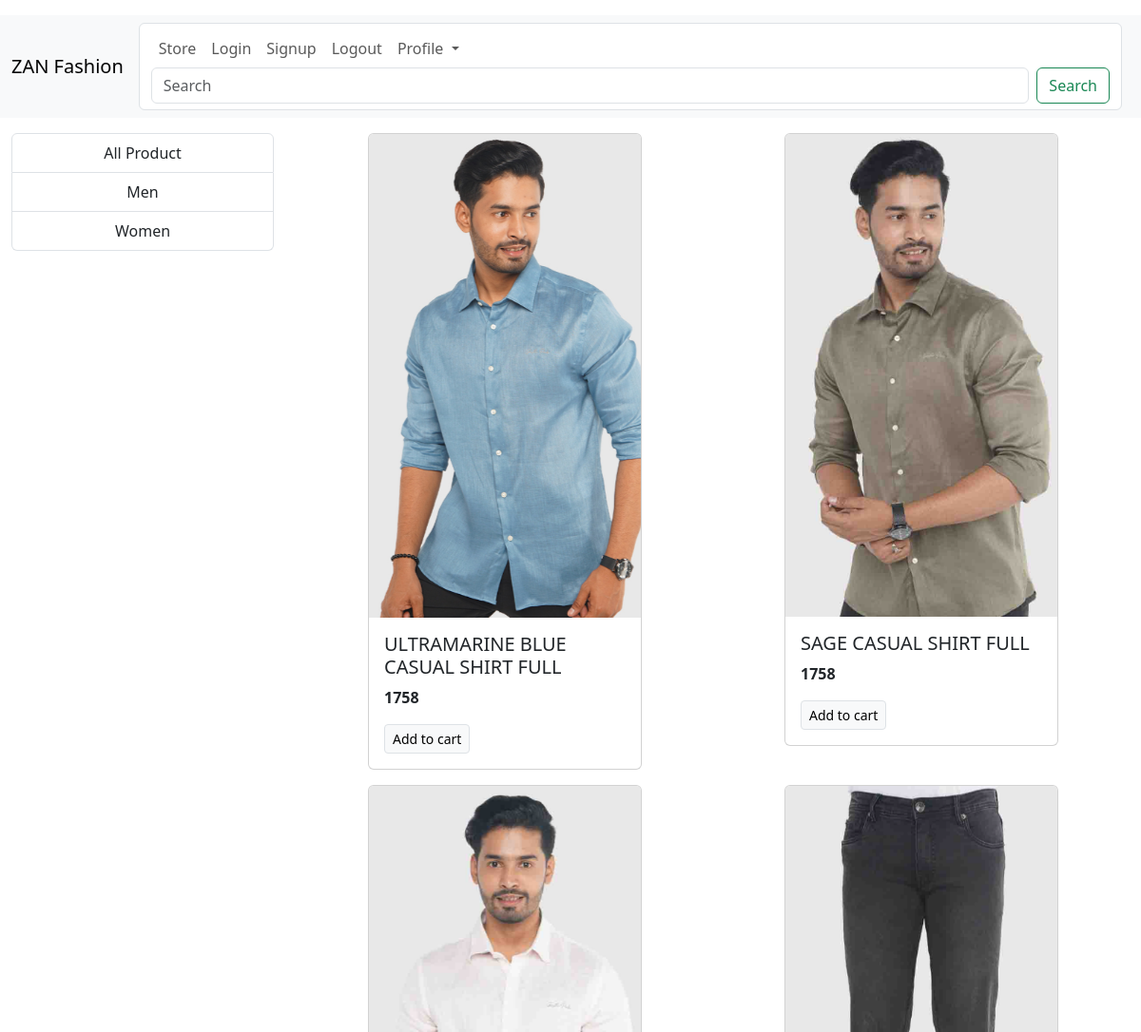
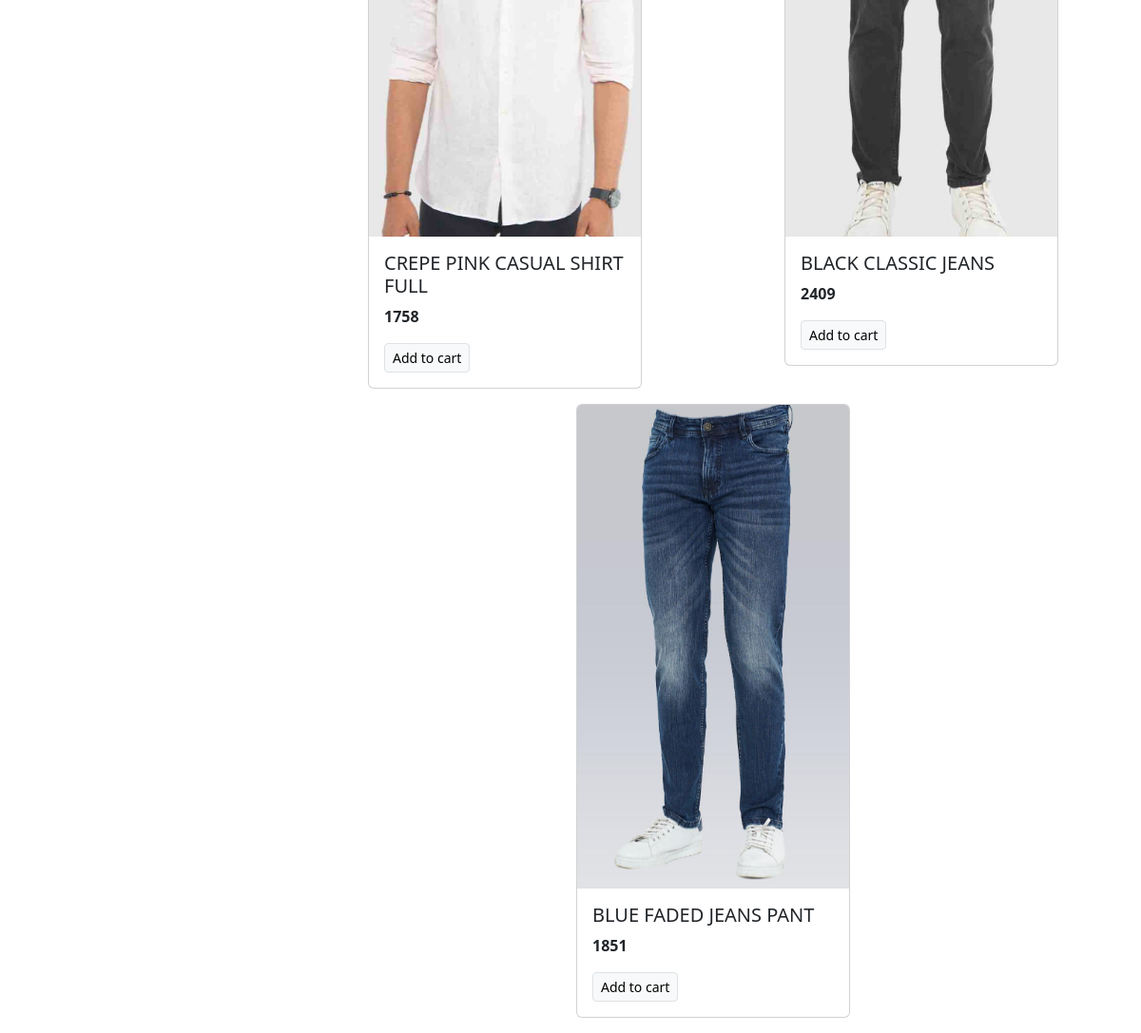
/?category=1, run on the app's committed database (2 pictures, top to bottom).
### store/models/category.py (models this page shows, shortened)
class category(models.Model):
    name = models.CharField(max_length=20)
    @staticmethod
    def get_all_categorys():
        return category.objects.all()

### store/models/product.py (models this page shows, shortened)
class Product(models.Model):
    name = models.CharField(max_length=50)
    price = models.IntegerField(default=0)
    description = models.CharField(max_length=150, default='')
    Category = models.ForeignKey(category, on_delete=models.CASCADE, default=1)
    image = models.ImageField(upload_to='products_img/')
    @staticmethod
    def get_all_products_by_categoryid(category_id):
        if category_id:
            return Product.objects.filter(Category=category_id)
        else:
            return Product.objects.all()

### store/views/home.py (the view)
# urls.py: path('', home.index, name='homepage'),
def index(request):
    products = None
    categories = category.get_all_categorys()
    categoryID = request.GET.get('category')
    if categoryID:
        products = Product.get_all_products_by_categoryid(categoryID)
    else:
        products = Product.objects.all()
    data = {}
    data['products'] = products
    data['categorys'] = categories
    print('You are: ',request.session.get('email'))
    return render(request, 'index.html', data)

### store/templates/index.html (shortened to what this page needs)
{% extends 'base.html' %}
{% block content %}
<div class="container-fluid mt-3">
  <div class="row">
    <div class="col-lg-3 mx-auto">
      <div class="list-group">
        <a href="/" class="list-group-item list-group-item-action text-center">All Product</a>
        {% for category in categorys  %}
        <a href="/?category={{category.id}}" class="list-group-item list-group-item-action text-center">{{category.name}}</a>
        {% endfor %}
      </div>
    </div>
    <div id="product" class="col-lg-9 mx-auto">
      <div class="row mx-auto">
        {% for Product in products %}
        <div class="col">
          <div class="card mx-auto mb-3" style="width: 18rem">
            <img src="{{Product.image.url}}" class="card-img-top" alt="..." />
            <div class="card-body">
              <h5 class="card-title">{{Product.name}}</h5>
              <p class="card-text"><b>{{Product.price}}</b></p>
              <a href="#" class="btn btn-light border btn-sm">Add to cart</a>
            </div>
          </div>
        </div>
        {% endfor %}
      </div>
    </div>
  </div>
</div>
{% endblock  %}

### data on the page
category: name "Men"
category: name "Women"
Product: image (picture), name "ULTRAMARINE BLUE CASUAL SHIRT FULL", price "1758"
Product: image (picture), name "SAGE CASUAL SHIRT FULL", price "1758"
Product: image (picture), name "CREPE PINK CASUAL SHIRT FULL", price "1758"
Product: image (picture), name "BLACK CLASSIC JEANS", price "2409"
Product: image (picture), name "BLUE FADED JEANS PANT", price "1851"
